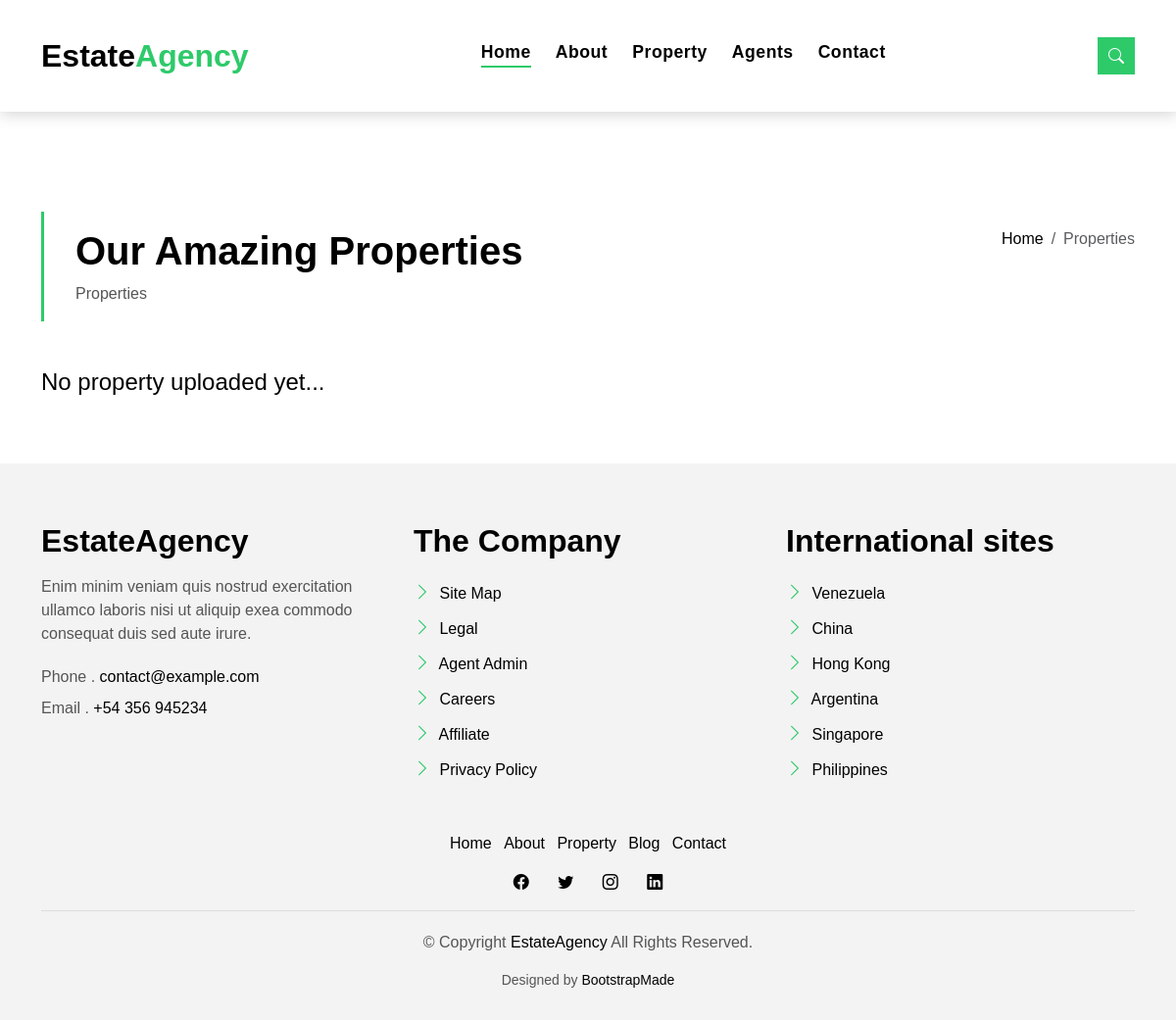
Before: /listing/ with the older database file.
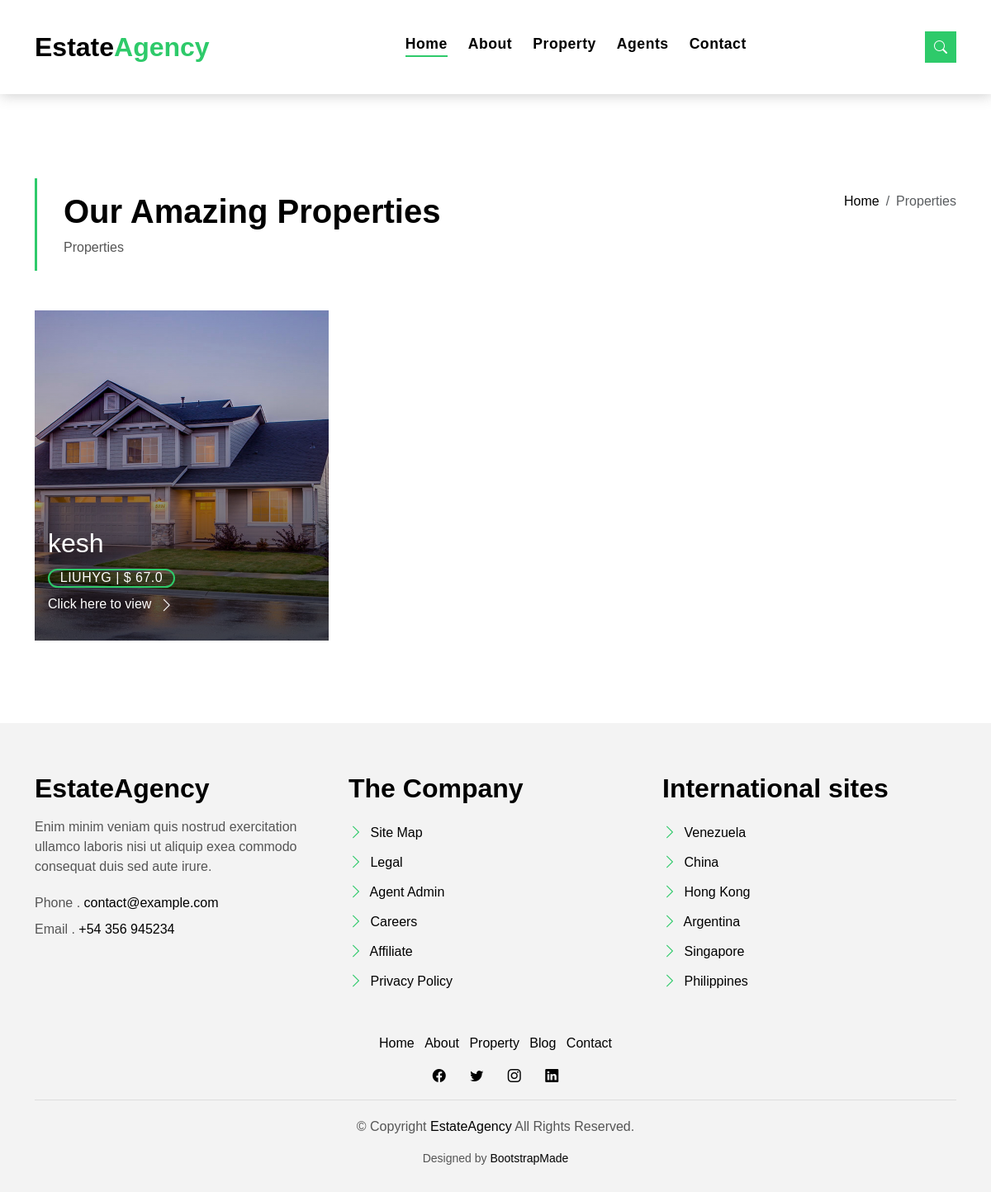
After: the same page with the newer database file.
### listing/models.py (models this page shows, shortened)
class Properties(models.Model):
    agent_id = models.ForeignKey(Users, on_delete=models.DO_NOTHING)
    name = models.CharField(max_length=255)
    location = models.CharField(max_length=255)
    ptype = models.CharField(max_length=255)
    status = models.CharField(max_length=255)
    area = models.IntegerField()
    bed = models.IntegerField()
    bath = models.IntegerField()
    garage = models.IntegerField()
    description = models.TextField()
    photo = models.ImageField(upload_to='post')
    price = models.FloatField()
    list_date = models.DateTimeField(default=datetime.now, blank=True)

### listing/views.py (the view)
# urls.py: path('', views.categories, name='categories'),
def categories(request):
    properties = Properties.objects.order_by('-list_date')
    context = {
        'properties': properties
    }
    return render(request, 'listing/categories.html', context)

### templates/listing/categories.html (shortened to what this page needs)
{% extends 'base.html' %}
{% load static %}
{% block content %}
<main id="main">
  <section class="intro-single">
    <div class="container">
      <div class="row">
        <div class="col-md-12 col-lg-8">
          <div class="title-single-box">
            <h1 class="title-single">Our Amazing Properties</h1>
            <span class="color-text-a">Properties</span>
          </div>
        </div>
        <div class="col-md-12 col-lg-4">
          <nav aria-label="breadcrumb" class="breadcrumb-box d-flex justify-content-lg-end">
            <ol class="breadcrumb">
              <li class="breadcrumb-item">
                <a href="index.html">Home</a>
              </li>
              <li class="breadcrumb-item active" aria-current="page">
                Properties
              </li>
            </ol>
          </nav>
        </div>
      </div>
    </div>
  </section>
  <section class="property grid">
    <div class="container">
      <div class="row">
        {% if properties %}
        {% for property in properties %}
        <div class="col-md-4">
          <div class="card-box-a card-shadow">
            <div class="img-box-a">
              <img src="{{  property.photo.url }}" alt="" class="img-a" width="100%" height="400">
            </div>
            <div class="card-overlay">
              <div class="card-overlay-a-content">
                <div class="card-header-a">
                  <h2 class="card-title-a">
                    <a href="#">{{ property.name }}</a>
                  </h2>
                </div>
                <div class="card-body-a">
                  <div class="price-box d-flex">
                    <span class="price-a">{{ property.ptype }} | $ {{ property.price }}</span>
                  </div>
                  <a href="{% url 'listingsingle' property.id %}" class="link-a">Click here to view
                    <span class="bi bi-chevron-right"></span>
                  </a>
                </div>
              </div>
            </div>
          </div>
        </div>
        {% endfor %}
        {% else %}
          <div class="col-md-4">
            <h4>No property uploaded yet...</h4>
          </div>
      {% endif %}
      </div>
    </div>
  </section>
</main>
{% endblock %}

### templates/base.html (shortened to what this page needs)
{% load static %}
<!DOCTYPE html>
<html lang="en">
<head>
  <link href="{% static 'assets/vendor/animate.css/animate.min.css' %}" rel="stylesheet">
  <link href="{% static 'assets/vendor/bootstrap/css/bootstrap.min.css' %}" rel="stylesheet">
  <link href="{% static 'assets/vendor/bootstrap-icons/bootstrap-icons.css' %}" rel="stylesheet">
  <link href="{% static 'assets/vendor/swiper/swiper-bundle.min.css' %}" rel="stylesheet">
  <link href="{% static 'assets/css/style.css' %}" rel="stylesheet">
</head>
<body>
  <nav class="navbar navbar-default navbar-trans navbar-expand-lg fixed-top">
    <div class="container">
      <a class="navbar-brand text-brand" href="{% url 'index' %}">Estate<span class="color-b">Agency</span></a>
      <div class="navbar-collapse collapse justify-content-center" id="navbarDefault">
        <ul class="navbar-nav">
          <li class="nav-item">
            <a class="nav-link active" href="{% url 'index' %}">Home</a>
          </li>
          <li class="nav-item">
            <a class="nav-link " href="{% url 'about' %}">About</a>
          </li>
          <li class="nav-item">
            <a class="nav-link " href="{% url 'categories' %}">Property</a>
          </li>
          <li class="nav-item">
            <a class="nav-link " href="{% url 'agents' %}">Agents</a>
          </li>
          <li class="nav-item">
            <a class="nav-link " href="">Contact</a>
          </li>
        </ul>
      </div>
      <button type="button" class="btn btn-b-n navbar-toggle-box navbar-toggle-box-collapse" data-bs-toggle="collapse" data-bs-target="#navbarTogglerDemo01">
        <i class="bi bi-search"></i>
      </button>
    </div>
  </nav>
  {% block content %}
  {% endblock %}
  <section class="section-footer">
    <div class="container">
      <div class="row">
        <div class="col-sm-12 col-md-4">
          <div class="widget-a">
            <div class="w-header-a">
              <h3 class="w-title-a text-brand">EstateAgency</h3>
            </div>
            <div class="w-body-a">
              <p class="w-text-a color-text-a">
                Enim minim veniam quis nostrud exercitation ullamco laboris nisi ut aliquip exea commodo consequat duis
                sed aute irure.
              </p>
            </div>
            <div class="w-footer-a">
              <ul class="list-unstyled">
                <li class="color-a">
                  <span class="color-text-a">Phone .</span> contact@example.com
                </li>
                <li class="color-a">
                  <span class="color-text-a">Email .</span> +54 356 945234
                </li>
              </ul>
            </div>
          </div>
        </div>
        <div class="col-sm-12 col-md-4 section-md-t3">
          <div class="widget-a">
            <div class="w-header-a">
              <h3 class="w-title-a text-brand">The Company</h3>
            </div>
            <div class="w-body-a">
              <div class="w-body-a">
                <ul class="list-unstyled">
                  <li class="item-list-a">
                    <i class="bi bi-chevron-right"></i> <a href="#">Site Map</a>
                  </li>
                  <li class="item-list-a">
                    <i class="bi bi-chevron-right"></i> <a href="#">Legal</a>
                  </li>
                  <li class="item-list-a">
                    <i class="bi bi-chevron-right"></i> <a href="#">Agent Admin</a>
                  </li>
                  <li class="item-list-a">
                    <i class="bi bi-chevron-right"></i> <a href="#">Careers</a>
                  </li>
                  <li class="item-list-a">
                    <i class="bi bi-chevron-right"></i> <a href="#">Affiliate</a>
                  </li>
                  <li class="item-list-a">
                    <i class="bi bi-chevron-right"></i> <a href="#">Privacy Policy</a>
                  </li>
                </ul>
              </div>
            </div>
          </div>
        </div>
        <div class="col-sm-12 col-md-4 section-md-t3">
          <div class="widget-a">
            <div class="w-header-a">
              <h3 class="w-title-a text-brand">International sites</h3>
            </div>
            <div class="w-body-a">
              <ul class="list-unstyled">
                <li class="item-list-a">
                  <i class="bi bi-chevron-right"></i> <a href="#">Venezuela</a>
                </li>
                <li class="item-list-a">
                  <i class="bi bi-chevron-right"></i> <a href="#">China</a>
                </li>
                <li class="item-list-a">
                  <i class="bi bi-chevron-right"></i> <a href="#">Hong Kong</a>
                </li>
                <li class="item-list-a">
                  <i class="bi bi-chevron-right"></i> <a href="#">Argentina</a>
                </li>
                <li class="item-list-a">
                  <i class="bi bi-chevron-right"></i> <a href="#">Singapore</a>
                </li>
                <li class="item-list-a">
                  <i class="bi bi-chevron-right"></i> <a href="#">Philippines</a>
                </li>
              </ul>
            </div>
          </div>
        </div>
      </div>
    </div>
  </section>
  <footer>
    <div class="container">
      <div class="row">
        <div class="col-md-12">
          <nav class="nav-footer">
            <ul class="list-inline">
              <li class="list-inline-item">
                <a href="#">Home</a>
              </li>
              <li class="list-inline-item">
                <a href="#">About</a>
              </li>
              <li class="list-inline-item">
                <a href="#">Property</a>
              </li>
              <li class="list-inline-item">
                <a href="#">Blog</a>
              </li>
              <li class="list-inline-item">
                <a href="#">Contact</a>
              </li>
            </ul>
          </nav>
          <div class="socials-a">
            <ul class="list-inline">
              <li class="list-inline-item">
                <a href="#">
                  <i class="bi bi-facebook" aria-hidden="true"></i>
                </a>
              </li>
              <li class="list-inline-item">
                <a href="#">
                  <i class="bi bi-twitter" aria-hidden="true"></i>
                </a>
              </li>
              <li class="list-inline-item">
                <a href="#">
                  <i class="bi bi-instagram" aria-hidden="true"></i>
                </a>
              </li>
              <li class="list-inline-item">
                <a href="#">
                  <i class="bi bi-linkedin" aria-hidden="true"></i>
                </a>
              </li>
            </ul>
          </div>
          <div class="copyright-footer">
            <p class="copyright color-text-a">
              &copy; Copyright
              <span class="color-a">EstateAgency</span> All Rights Reserved.
            </p>
          </div>
          <div class="credits">
            Designed by <a href="https://bootstrapmade.com/">BootstrapMade</a>
          </div>
        </div>
      </div>
    </div>
  </footer>
</body>
</html>

Changed rows visible on the page:
added Properties: photo (picture), name "kesh", ptype "LIUHYG", price "67.0"
Other visible differences:
text no longer shown: "No property uploaded yet..."
